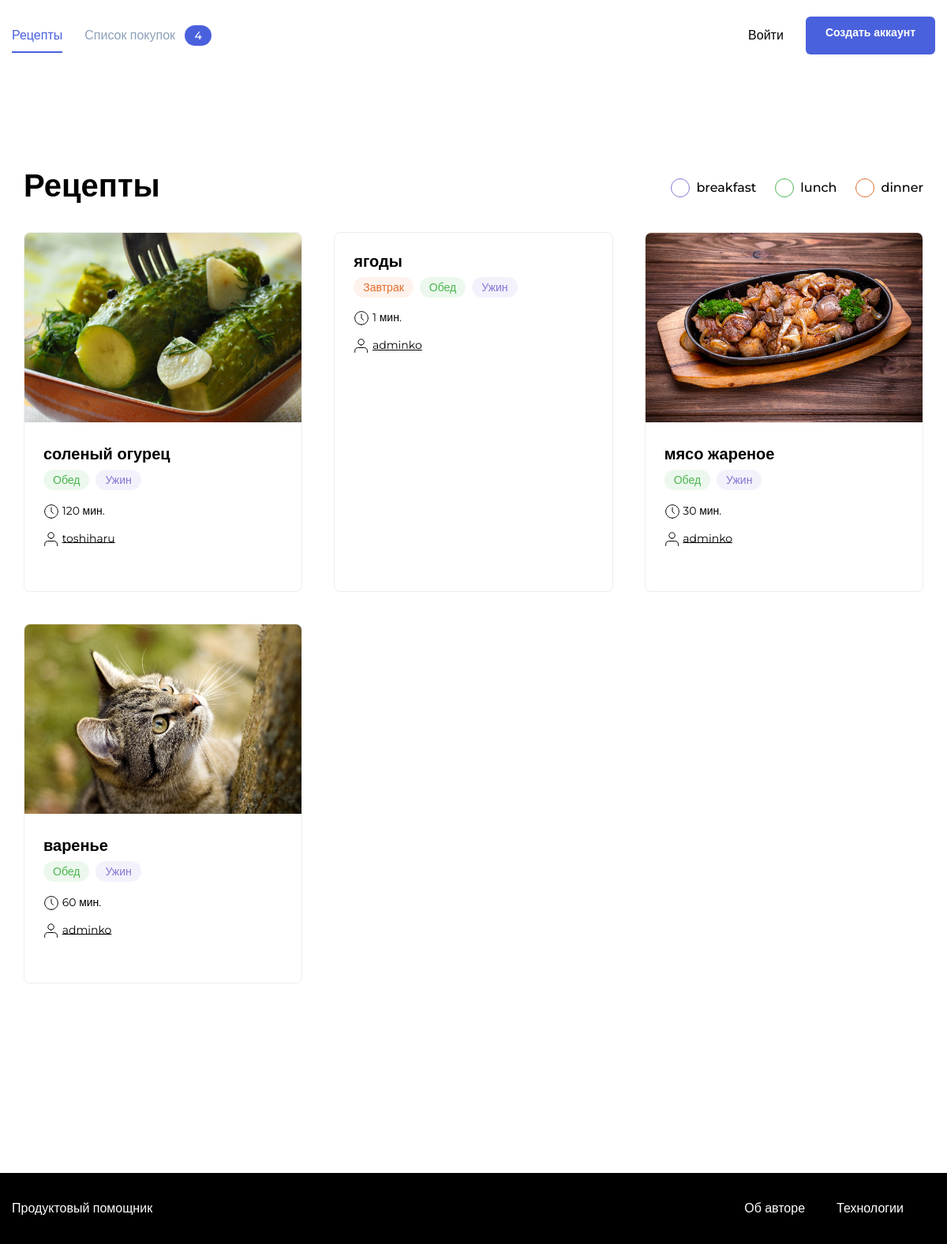
The page / on the database its author committed.
### prod_h/models.py (models this page shows, shortened)
class Teg(models.Model):
    name = models.CharField(max_length=20)
    slug = models.SlugField(unique=True)
    color = models.CharField(
        max_length=20,
        verbose_name='Цвет тега',
        blank=True
    )

class Recipe(models.Model):
    author = models.ForeignKey(
        User,
        on_delete=models.CASCADE,
        related_name='recipes',
        verbose_name='автор рецепта',
    )
    name = models.CharField(
        max_length=100,
        verbose_name='Название рецепта',
        help_text='Максимальная длинна 100 символов',)
    image = models.ImageField(upload_to='prod_h/', blank=True, null=True)
    text = models.TextField(
        blank=True,
        verbose_name='Описание',
        help_text='Описание рецепта',)
    ingredients = models.ManyToManyField(
        ListOfIngridients,
        through='Amount',
        through_fields=('recipe', 'ingredient'),
        verbose_name='Игредиенты',
        help_text='Игредиенты',)
    tags = models.ManyToManyField(Teg, )
    time = models.IntegerField(verbose_name='Вермя приготовления')
    pub_date = models.DateTimeField("date published", auto_now_add=True)
    slug = models.SlugField(
        max_length=500,
        unique=True,
        blank=True,
    )
    class Meta:
        ordering = ["-pub_date"]

### prod_h/views.py (the view)
# urls.py: path('', views.index, name='index'),
def index(request):
    tags = tags_filter(request)
    latest = Recipe.objects.filter(tags__name__in=tags).prefetch_related('tags').select_related('author').distinct()
    paginator = Paginator(latest, 6)
    page_number = request.GET.get('page')
    page = paginator.get_page(page_number)
    all_tags = Teg.objects.all()
    context = {
        "posts": latest,
        "page": page,
        'paginator': paginator,
        'all_tags': all_tags,
    }
    return render(request, "indexNotAuth.html", context=context)

### prod_h/utils.py (called while the page is built)
def tags_filter(request):
    tags_list = request.GET.getlist('tag', module.TAGS)
    return tags_list

### users/templatetags/tags_filters.py (called while the page is built)
@register.filter(name='parse_tags')
def parse_tags(get):
    return get.getlist('tag')

@register.filter(name='set_tag_qs')
def set_tag_qs(request, tag):
    new_req = request.GET.copy()
    tags = new_req.getlist('tag')
    if tag.name in tags:
        tags.remove(tag.name)
    else:
        tags.append(tag.name)
    new_req.setlist('tag', tags)
    return new_req.urlencode()

### templates/indexNotAuth.html (shortened to what this page needs)
{% extends "base.html" %}
{% load static %}
{% block static_css %}<link rel="stylesheet" href="{% static 'pages/index.css' %}">{% endblock %}
{% block content %}
    <main class="main container">
        <div class="main__header">
            <h1 class="main__title">Рецепты</h1>
            <ul class="tags">
                <li class="tags__item">
                    {% include "includes/filter_tag.html" %}
                </li>
            </ul>
        </div>
        <div class="card-list">
            {% for post in page %}
            {% include "includes/post_item.html" with post=post %}
            {% endfor %}
        </div>
    </main>
{%endblock%}

### templates/includes/filter_tag.html
{% load tags_filters %}
<ul class="tags">
  {% for tag in all_tags %}
    <li class="tags__item">
      <a
          id="{{ tag.name }}"
          class="tags__checkbox tags__checkbox_style_{{ tag.color }}
        {% if tag.name in request.GET|parse_tags %}tags__checkbox_active{% endif %}"
          href="{{ request.path }}?{{ request|set_tag_qs:tag}}">
      </a>
      <span class="tags__label">{{ tag.name }}</span>
    </li>
  {% endfor %}
</ul>

### templates/includes/post_item.html (shortened to what this page needs)
<div class="card" data-id="120">
      {% load thumbnail %}
      {% thumbnail post.image "364x240" crop="center" upscale=True as img %}
        <a href="{% url 'recipe_detail' post.id %}" class="link" target="_blank"><img src="{{ img.url }}" alt="{{ post.name }}" class="card__image"></a>
      {% endthumbnail %}
        <div class="card__body">
            <a class="card__title link" href="{% url 'recipe_detail' post.id %}" target="_blank">{{post.name}}</a>
            <ul class="card__items">
                {%include "includes/tag.html"%}
            </ul>
            <div class="card__items card__items_column">
                <p class="card__text"><span class="icon-time"></span> {{post.time}} мин.</p>
                <p class="card__text"><span class="icon-user"></span> <a href="{%url 'authors-recipes' username=post.author.username %}" style="color: black">{{post.author.username}}</a></p>
            </div>
        </div>
        <div class="card__footer">
        </div>
    </div>

### templates/includes/tag.html
{% for tag in post.tags.all %}
    {% if tag.name == 'breakfast' %}
        <li class="card__item"><span class="badge badge_style_orange">Завтрак</span></li>
    {% elif tag.name == 'lunch' %}
        <li class="card__item"><span class="badge badge_style_green">Обед</span></li>
    {% elif tag.name == 'dinner' %}
        <li class="card__item"><span class="badge badge_style_purple">Ужин</span></li>
    {% endif %}
{% endfor %}

### static/pages/index.css (style rules this page uses)
* { box-sizing: border-box; }
html, body { min-height: 100%; }

### static/blocks/body/body.css (style rules this page uses)
.body { display: flex; flex-direction: column; }

### static/blocks/container/container.css (style rules this page uses)
.container { max-width: 1200px; padding: 0 15px; margin: 0 auto; width: 100%; }

### static/blocks/link/link.css (style rules this page uses)
.link { text-decoration: none; transition: opacity 0.2s; }

### static/blocks/tags/tags.css (style rules this page uses)
.tags { display: flex; height: 100%; flex-direction: row; list-style: none; padding: 0; }

### static/blocks/tags/__item/tags__item.css (style rules this page uses)
.tags__item { display: flex; align-items: center; margin-right: 24px; }
.tags__item:last-child { margin-right: 0; }

### static/blocks/tags/__label/tags__label.css (style rules this page uses)
.tags__label { font-family: 'Montserrat', sans-serif; font-style: normal; font-weight: 500; font-size: 16px; line-height: 20px; color: #000000; cursor: default; }

### static/blocks/tags/__checkbox/tags__checkbox.css (style rules this page uses)
.tags__checkbox { position: relative; width: 24px; height: 24px; border-radius: 50%; color: #ddd; border: 1px solid currentColor; -webkit-appearance: none; outline: none; margin-right: 8px; cursor: pointer; }

### static/blocks/tags/__checkbox/_style/tags__checkbox_style_green.css (style rules this page uses)
.tags__checkbox_style_green { color: #49B64E; }

### static/blocks/tags/__checkbox/_style/tags__checkbox_style_orange.css (style rules this page uses)
.tags__checkbox_style_orange { color: #E26C2D; }

### static/blocks/tags/__checkbox/_style/tags__checkbox_style_purple.css (style rules this page uses)
.tags__checkbox_style_purple { color: #8775D2; }

### static/blocks/main/main.css (style rules this page uses)
.main { padding-top: 60px; padding-bottom: 80px; flex: 1 0 auto; min-height: calc(100vh - 180px); }

### static/blocks/main/__header/main__header.css (style rules this page uses)
.main__header { display: flex; justify-content: space-between; margin-bottom: 28px; }

### static/blocks/main/__title/main__title.css (style rules this page uses)
.main__title { font-family: 'Montserrat', sans-serif; font-style: normal; font-weight: bold; font-size: 40px; line-height: 49px; color: #000000; padding: 0; margin: 0; }

### static/blocks/card-list/card-list.css (style rules this page uses)
.card-list { display: grid; grid-template-columns: repeat(3, 1fr); grid-template-rows: auto; grid-gap: 40px; margin-bottom: 52px; }

### static/blocks/card/card.css (style rules this page uses)
.card { display: flex; flex-direction: column; max-width: 363px; border: 1px solid #EEEEEE; box-sizing: border-box; border-radius: 8px; overflow: hidden; }

### static/blocks/card/__image/card__image.css (style rules this page uses)
.card__image { height: 240px; width: 100%; object-fit: cover; }

### static/blocks/card/__item/card__item.css (style rules this page uses)
.card__item { margin-right: 8px; }

### static/blocks/card/__title/card__title.css (style rules this page uses)
.card__title { font-family: 'Montserrat', sans-serif; font-style: normal; font-weight: bold; font-size: 20px; line-height: 24px; color: #000000; margin: 0 0 12px; padding: 0; display: block; }

### static/blocks/card/__items/card__items.css (style rules this page uses)
.card__items { display: flex; flex-direction: row; list-style: none; padding: 0; margin: 0 0 20px; }
.card__items:last-child { margin-bottom: 0; }

### static/blocks/card/__items/_column/card__items_column.css (style rules this page uses)
.card__items_column { flex-direction: column; }

### static/blocks/card/__body/card__body.css (style rules this page uses)
.card__body { padding: 24px 24px 12px; flex: 1 0 auto; }

### static/blocks/card/__text/card__text.css (style rules this page uses)
.card__text { font-family: 'Montserrat', sans-serif; font-style: normal; font-weight: normal; font-size: 14px; line-height: 17px; color: #000000; margin: 0 0 15px; padding: 0; }
.card__text:last-child { margin-bottom: 0; }

### static/blocks/card/__footer/card__foter.css (style rules this page uses)
.card__footer { display: flex; justify-content: space-between; align-items: center; padding: 12px 24px 32px; flex: 0 0 auto; }

### static/blocks/badge/badge.css (style rules this page uses)
.badge { color: #fff; background: #ddd; border-radius: 24px; padding: 4px 12px; font-style: normal; font-weight: 500; font-size: 14px; line-height: 17px; font-family: 'Montserrat', sans-serif; }

### static/blocks/badge/_style/badge_style_green.css (style rules this page uses)
.badge_style_green { background: rgba(73, 182, 78, 0.1); color: #49B64E; }

### static/blocks/badge/_style/badge_style_orange.css (style rules this page uses)
.badge_style_orange { background: rgba(234, 146, 99, 0.12); color: #E26C2D; }

### static/blocks/badge/_style/badge_style_purple.css (style rules this page uses)
.badge_style_purple { background: rgba(135, 117, 210, 0.1); color: #8775D2; }

### rows shown on the page
Teg: name "breakfast", shows "Завтрак"
Teg: name "lunch", shows "Обед"
Teg: name "dinner", shows "Ужин"
Recipe: shows a picture, name "соленый огурец", time "120", author.username "toshiharu"
Recipe: name "ягоды", time "1", author.username "adminko"
Recipe: shows a picture, name "мясо жареное", time "30", author.username "adminko"
Recipe: shows a picture, name "варенье", time "60", author.username "adminko"
